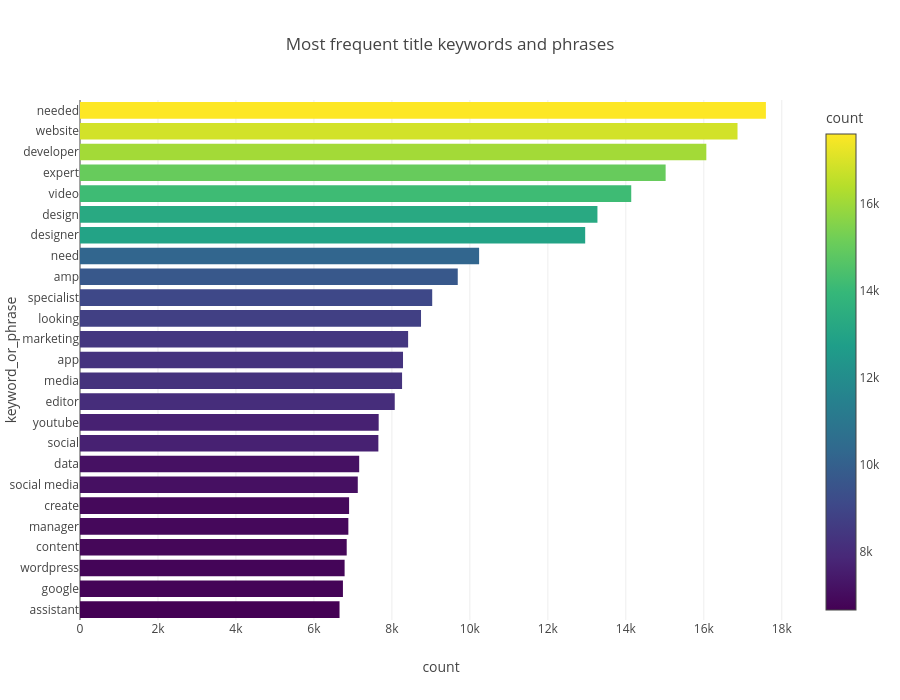

Here is the notebook cell this chart was saved with:
### Markdown cell above
<h2><span style="color:lightblue"><b>Stage 5: Frequent keywords and phrases in titles</b></span></h2>

### Code cell
cv = CountVectorizer(stop_words="english", ngram_range=(1,2), min_df=10, max_features=100)
X = cv.fit_transform(jobs["title_clean"].fillna(""))
freq = pd.DataFrame({"keyword_or_phrase": cv.get_feature_names_out(),
                     "count": np.asarray(X.sum(axis=0)).ravel()}).sort_values("count", ascending=False)
display(freq.head(25))
freq_plot = freq.head(25).sort_values("count")
fig = px.bar(freq_plot, x="count", y="keyword_or_phrase", orientation="h",
             color="count", color_continuous_scale="Viridis",
             title="Most frequent title keywords and phrases")
fig.update_layout(height=700)
fig.show()

### Figure 1 — Plotly figure (JSON) as saved in the notebook; plotly's stock layout.template omitted (floating-point values rounded to 4 significant figures)
{"data": [{"hovertemplate": "count=%{marker.color}<br>keyword_or_phrase=%{y}<extra></extra>", "legendgroup": "", "marker": {"color": [6657, 6744, 6787, 6841, 6883, 6902, 7125, 7161, 7653, 7661, 8073, 8261, 8285, 8416, 8747, 9034, 9689, 10237, 12958, 13272, 14139, 15021, 16065, 16865, 17593], "coloraxis": "coloraxis", "pattern": {"shape": ""}}, "name": "", "orientation": "h", "showlegend": false, "textposition": "auto", "type": "bar", "x": [6657, 6744, 6787, 6841, 6883, 6902, 7125, 7161, 7653, 7661, 8073, 8261, 8285, 8416, 8747, 9034, 9689, 10237, 12958, 13272, 14139, 15021, 16065, 16865, 17593], "xaxis": "x", "y": ["assistant", "google", "wordpress", "content", "manager", "create", "social media", "data", "social", "youtube", "editor", "media", "app", "marketing", "looking", "specialist", "amp", "need", "designer", "design", "video", "expert", "developer", "website", "needed"], "yaxis": "y"}], "layout": {"barmode": "relative", "coloraxis": {"autocolorscale": false, "colorbar": {"title": {"text": "count"}}, "colorscale": [[0, "#440154"], [0.1111, "#482878"], [0.2222, "#3e4989"], [0.3333, "#31688e"], [0.4444, "#26828e"], [0.5556, "#1f9e89"], [0.6667, "#35b779"], [0.7778, "#6ece58"], [0.8889, "#b5de2b"], [1, "#fde725"]]}, "height": 700, "legend": {"tracegroupgap": 0}, "title": {"text": "Most frequent title keywords and phrases"}, "xaxis": {"anchor": "y", "domain": [0, 1], "title": {"text": "count"}}, "yaxis": {"anchor": "x", "domain": [0, 1], "title": {"text": "keyword_or_phrase"}}}}
